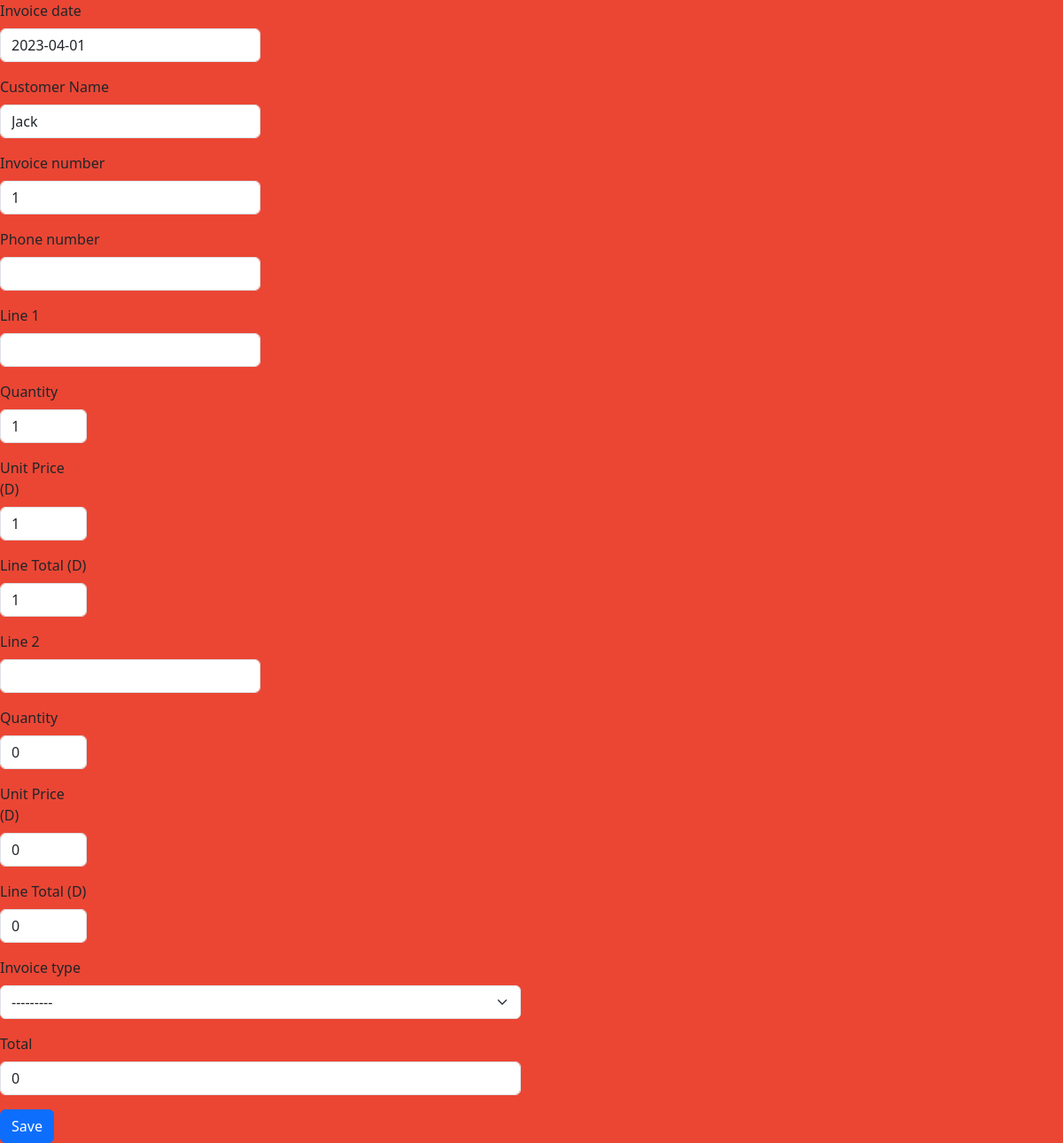
The page /update_invoice/4/ on the database its author committed.
### invoicemgmt/models.py (models this page shows, shortened)
class Invoice(models.Model):
    comments = models.TextField(
        max_length=3000, default='', blank=True, null=True)
    invoice_number = models.IntegerField(blank=True, null=True)
    invoice_date = models.DateField(
        auto_now_add=False, auto_now=False, blank=True, null=True)
    name = models.CharField('Customer Name', max_length=120,
                            default='', blank=True, null=True)
    line_one = models.CharField(
        'Line 1', max_length=120, default='', blank=True, null=True)
    line_one_quantity = models.IntegerField(
        'Quantity', default=0, blank=True, null=True)
    line_one_unit_price = models.IntegerField(
        'Unit Price (D)', default=0, blank=True, null=True)
    line_one_total_price = models.IntegerField(
        'Line Total (D)', default=0, blank=True, null=True)
    line_two = models.CharField(
        'Line 2', max_length=120, default='', blank=True, null=True)
    line_two_quantity = models.IntegerField(
        'Quantity', default=0, blank=True, null=True)
    line_two_unit_price = models.IntegerField(
        'Unit Price (D)', default=0, blank=True, null=True)
    line_two_total_price = models.IntegerField(
        'Line Total (D)', default=0, blank=True, null=True)
    line_three = models.CharField(
        'Line 3', max_length=120, default='', blank=True, null=True)
    line_three_quantity = models.IntegerField(
        'Quantity', default=0, blank=True, null=True)
    line_three_unit_price = models.IntegerField(
        'Unit Price (D)', default=0, blank=True, null=True)
    line_three_total_price = models.IntegerField(
        'Line Total (D)', default=0, blank=True, null=True)
    line_four = models.CharField(
        'Line 4', max_length=120, default='', blank=True, null=True)
    line_four_quantity = models.IntegerField(
        'Quantity', default=0, blank=True, null=True)
    line_four_unit_price = models.IntegerField(
        'Unit Price (D)', default=0, blank=True, null=True)
    line_four_total_price = models.IntegerField(
        'Line Total (D)', default=0, blank=True, null=True)
    line_five = models.CharField(
        'Line 5', max_length=120, default='', blank=True, null=True)
    line_five_quantity = models.IntegerField(
        'Quantity', default=0, blank=True, null=True)
    line_five_unit_price = models.IntegerField(
        'Unit Price (D)', default=0, blank=True, null=True)
    line_five_total_price = models.IntegerField(
        'Line Total (D)', default=0, blank=True, null=True)
    phone_number = models.CharField(
        max_length=120, default='', blank=True, null=True)
    total = models.IntegerField(default='0', blank=True, null=True)
    balance = models.IntegerField(default='0', blank=True, null=True)
    timestamp = models.DateTimeField(auto_now_add=True, auto_now=False)
    last_updated = models.DateTimeField(
        auto_now_add=False, auto_now=True, blank=True)
    paid = models.BooleanField(default=False)
    invoice_type_choice = (
        ('Receipt', 'Receipt'),
        ('Proforma Invoice', 'Proforma Invoice'),
        ('Invoice', 'Invoice'),
    )
    invoice_type = models.CharField(
        max_length=50, default='', blank=True, null=True, choices=invoice_type_choice)

### invoicemgmt/views.py (the view)
# urls.py: path('update_invoice/<str:pk>/', views.update_invoice, name="update_invoice"),
def update_invoice(request, pk):
    queryset = Invoice.objects.get(id=pk)
    form = InvoiceUpdateForm(instance=queryset)
    if request.method == 'POST':
        form = InvoiceUpdateForm(request.POST, instance=queryset)
        if form.is_valid():
            form.save()
            return redirect('/list_invoice')
    context = {
        'form': form
    }
    return render(request, 'add_invoice.html', context)

### invoicemgmt/forms.py (shortened to what this page needs)
class InvoiceUpdateForm(forms.ModelForm):
    class Meta:
        model = Invoice
        fields = ['name', 'phone_number', 'invoice_date', 'invoice_number',
                  'line_one', 'line_one_quantity', 'line_one_unit_price', 'line_one_total_price',
                  'line_two', 'line_two_quantity', 'line_two_unit_price', 'line_two_total_price',
                  'line_three', 'line_three_quantity', 'line_three_unit_price', 'line_three_total_price',
                  'line_four', 'line_four_quantity', 'line_four_unit_price', 'line_four_total_price',
                  'line_five', 'line_five_quantity', 'line_five_unit_price', 'line_five_total_price',
                  'total', 'paid', 'invoice_type'
                  ]

### templates/add_invoice.html (shortened to what this page needs)
{% load static %} {% load crispy_forms_tags %}
<!DOCTYPE html>
<html>
  <head>
    <link
      href="https://cdn.jsdelivr.net/npm/bootstrap@5.3.0-alpha2/dist/css/bootstrap.min.css"
      rel="stylesheet"
    />
    <link href="{% static 'css/stylesheet.css' %}" rel="stylesheet" />
  </head>
  <body>
    <div class="myForm">
      <form method="POST" action="">
        <div class="row">
          <div class="col-sm-6">
            <div class="form-row">
              <div class="form-group col-md-6">
                {{ form.invoice_date|as_crispy_field }}
                {{form.name|as_crispy_field }}
              </div>
              <div class="form-group col-md-6">
                {{form.invoice_number|as_crispy_field }}
                {{form.phone_number|as_crispy_field }}
              </div>
            </div>
            <div class="form-row">
              <div class="form-group col-md-6">
                {{ form.line_one|as_crispy_field }}
              </div>
              <div class="form-group col-md-2">
                {{ form.line_one_quantity|as_crispy_field }}
              </div>
              <div class="form-group col-md-2">
                {{ form.line_one_unit_price|as_crispy_field }}
              </div>
              <div class="form-group col-md-2">
                {{ form.line_one_total_price|as_crispy_field }}
              </div>
            </div>
            <div class="form-row">
              <div class="form-group col-md-6">
                {{ form.line_two|as_crispy_field }}
              </div>
              <div class="form-group col-md-2">
                {{ form.line_two_quantity|as_crispy_field }}
              </div>
              <div class="form-group col-md-2">
                {{ form.line_two_unit_price|as_crispy_field }}
              </div>
              <div class="form-group col-md-2">
                {{ form.line_two_total_price|as_crispy_field }}
              </div>
            </div>
            <div class="form-row">
              <div class="form-group col-md-12">
                {{ form.invoice_type|as_crispy_field }}
              </div>
              <div class="form-group col-md-12">
                {{ form.total|as_crispy_field }}
              </div>
            </div>
            <button type="submit" class="btn btn-primary">Save</button>
          </div>
        </div>
      </form>
    </div>
  </body>
</html>

### static/css/stylesheet.css (style rules this page uses)
body { background-color: #eb4634; }

### rows shown on the page
Invoice: invoice_date "2023-04-01", name "Jack", invoice_number "1", line_one_quantity "1", line_one_unit_price "1", line_one_total_price "1", line_two_quantity "0", line_two_unit_price "0", line_two_total_price "0", invoice_type "---------", total "0"
